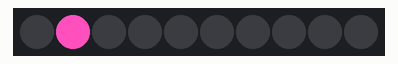
Simulated run of this sketch. Board: Arduino Uno, built with avr-gcc and run on an emulated ATmega328P. Parts: 10 RGB LEDs in strip order, left to right.

Above: at 0.15 s.
At 0.75 s:
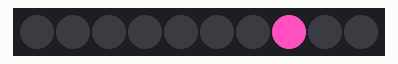
At 1.36 s:
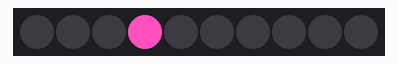

Measured:
- by itself, everything shown: repeats every 1.0 s, in 10 steps

The sketch:

LEDstrip_scroller.ino
```cpp
/* LEDstrip Scroller | AIRLAB CCC#2

   The code provides a scrolling motion on the LED strip

   Syntax for changing color:
   leds[number of LED] = CRGB(Red value, Green value, Blue value); (Values are 0-255)
   FastLED.show()

*/

#include <FastLED.h>
#define NUM_LEDS 10
#define DATA_PIN 3
CRGB leds[NUM_LEDS];

int i = 0;
long timer = 0;
int interval = 100;

void setup()
{
  FastLED.addLeds<NEOPIXEL, DATA_PIN>(leds, NUM_LEDS);

  // turn off the LED
  leds[0] = CRGB(0, 0, 0);
  FastLED.show();
}


void loop()
{

  if (millis() - timer > interval) { // the code in this block runs every interval (100 milliseconds)
    timer = millis(); // Zero the timer to "now"

    i++;  //increment index variable
    if (i == 10) i = 0; // reset to zero at i == 10, to match amount of LEDs on strip

    FastLED.clear();
    leds[i] = CRGB(255, 80, 190);
    FastLED.show();
  }
}
```
